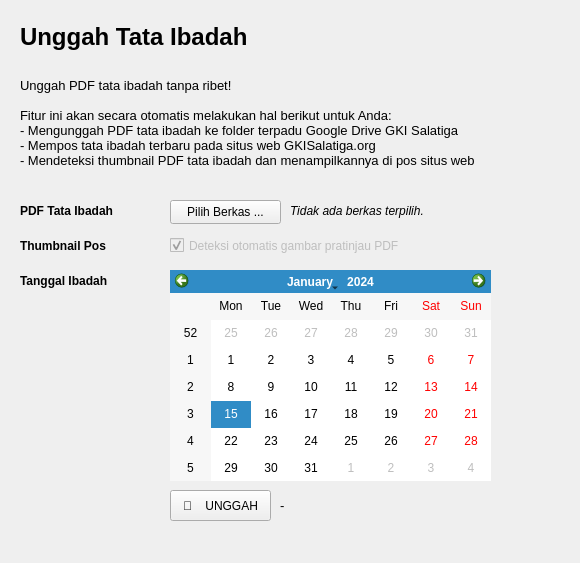
<?xml version="1.0" encoding="UTF-8"?>
<ui version="4.0">
 <class>Frame</class>
 <widget class="QFrame" name="Frame">
  <property name="geometry">
   <rect>
    <x>0</x>
    <y>0</y>
    <width>580</width>
    <height>563</height>
   </rect>
  </property>
  <property name="windowTitle">
   <string>Frame</string>
  </property>
  <widget class="QPushButton" name="btn_upload">
   <property name="geometry">
    <rect>
     <x>170</x>
     <y>490</y>
     <width>101</width>
     <height>31</height>
    </rect>
   </property>
   <property name="text">
    <string>🚀    UNGGAH</string>
   </property>
  </widget>
  <widget class="QLabel" name="app_title">
   <property name="geometry">
    <rect>
     <x>20</x>
     <y>10</y>
     <width>511</width>
     <height>41</height>
    </rect>
   </property>
   <property name="font">
    <font>
     <pointsize>18</pointsize>
     <weight>75</weight>
     <bold>true</bold>
    </font>
   </property>
   <property name="text">
    <string>Unggah Tata Ibadah</string>
   </property>
   <property name="alignment">
    <set>Qt::AlignBottom|Qt::AlignLeading|Qt::AlignLeft</set>
   </property>
  </widget>
  <widget class="QPushButton" name="btn_pdf_select">
   <property name="geometry">
    <rect>
     <x>170</x>
     <y>200</y>
     <width>111</width>
     <height>24</height>
    </rect>
   </property>
   <property name="text">
    <string>Pilih Berkas ...</string>
   </property>
  </widget>
  <widget class="QLabel" name="txt_pdf_loc">
   <property name="geometry">
    <rect>
     <x>290</x>
     <y>200</y>
     <width>251</width>
     <height>21</height>
    </rect>
   </property>
   <property name="font">
    <font>
     <pointsize>9</pointsize>
     <italic>true</italic>
    </font>
   </property>
   <property name="text">
    <string>Tidak ada berkas terpilih.</string>
   </property>
  </widget>
  <widget class="QLabel" name="label_6">
   <property name="geometry">
    <rect>
     <x>20</x>
     <y>200</y>
     <width>141</width>
     <height>21</height>
    </rect>
   </property>
   <property name="font">
    <font>
     <weight>75</weight>
     <bold>true</bold>
    </font>
   </property>
   <property name="text">
    <string>PDF Tata Ibadah</string>
   </property>
  </widget>
  <widget class="QLabel" name="label_7">
   <property name="geometry">
    <rect>
     <x>20</x>
     <y>270</y>
     <width>141</width>
     <height>21</height>
    </rect>
   </property>
   <property name="font">
    <font>
     <weight>75</weight>
     <bold>true</bold>
    </font>
   </property>
   <property name="text">
    <string>Tanggal Ibadah</string>
   </property>
  </widget>
  <widget class="QLabel" name="txt_cred_loc_2">
   <property name="geometry">
    <rect>
     <x>20</x>
     <y>60</y>
     <width>551</width>
     <height>141</height>
    </rect>
   </property>
   <property name="font">
    <font>
     <pointsize>10</pointsize>
     <italic>false</italic>
    </font>
   </property>
   <property name="text">
    <string>Unggah PDF tata ibadah tanpa ribet!

Fitur ini akan secara otomatis melakukan hal berikut untuk Anda:
- Mengunggah PDF tata ibadah ke folder terpadu Google Drive GKI Salatiga
- Mempos tata ibadah terbaru pada situs web GKISalatiga.org
- Mendeteksi thumbnail PDF tata ibadah dan menampilkannya di pos situs web
</string>
   </property>
  </widget>
  <widget class="QLabel" name="label_status">
   <property name="geometry">
    <rect>
     <x>280</x>
     <y>490</y>
     <width>271</width>
     <height>31</height>
    </rect>
   </property>
   <property name="font">
    <font>
     <pointsize>10</pointsize>
     <italic>false</italic>
    </font>
   </property>
   <property name="text">
    <string>-</string>
   </property>
  </widget>
  <widget class="QCheckBox" name="checkBox">
   <property name="enabled">
    <bool>false</bool>
   </property>
   <property name="geometry">
    <rect>
     <x>170</x>
     <y>230</y>
     <width>341</width>
     <height>31</height>
    </rect>
   </property>
   <property name="text">
    <string>Deteksi otomatis gambar pratinjau PDF</string>
   </property>
   <property name="checkable">
    <bool>true</bool>
   </property>
   <property name="checked">
    <bool>true</bool>
   </property>
  </widget>
  <widget class="QLabel" name="label_8">
   <property name="geometry">
    <rect>
     <x>20</x>
     <y>230</y>
     <width>141</width>
     <height>31</height>
    </rect>
   </property>
   <property name="font">
    <font>
     <weight>75</weight>
     <bold>true</bold>
    </font>
   </property>
   <property name="text">
    <string>Thumbnail Pos</string>
   </property>
  </widget>
  <widget class="QCalendarWidget" name="date_picker">
   <property name="geometry">
    <rect>
     <x>170</x>
     <y>270</y>
     <width>321</width>
     <height>211</height>
    </rect>
   </property>
  </widget>
 </widget>
 <resources/>
 <connections/>
</ui>
